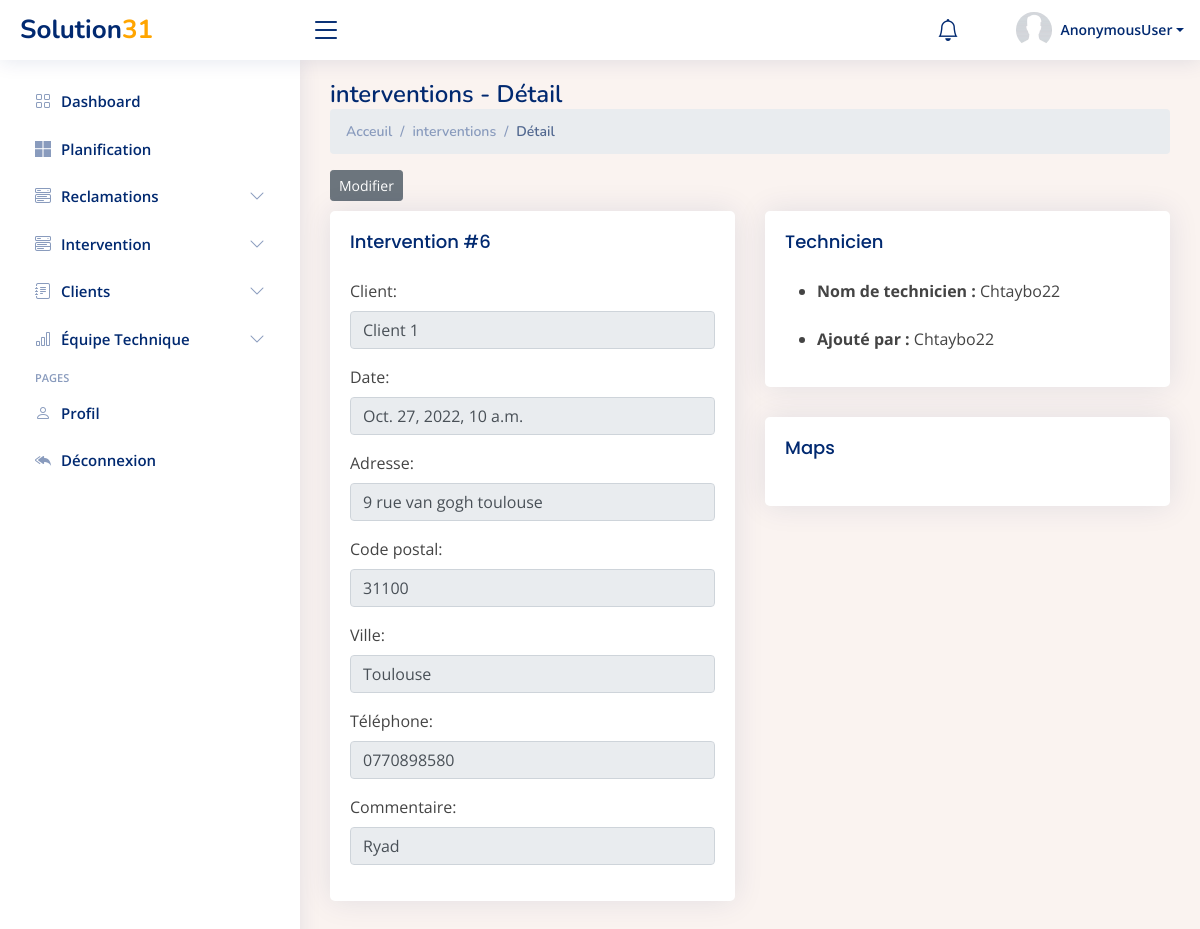
The page /interventions/Détail/6 on the database its author committed.
### Dashboard/models.py (models this page shows, shortened)
class Intervention(models.Model):
    Date_Ajouté = models.DateTimeField(auto_now_add=True)
    Nom_Client= models.CharField(max_length=100, blank=False , null=False)
    Numéro = models.CharField(max_length=100, blank=False , null=False)
    Ville = models.CharField(max_length=100, blank=False , null=False)
    Date=models.DateField(null=True,blank=True)
    Address = models.CharField(max_length=100, blank=False , null=False)
    Code_postal = models.IntegerField()
    Par= models.ForeignKey(UserProfile, on_delete=models.SET_NULL, null=True, blank=True, )
    technicien = models.ForeignKey(Technicien, on_delete=models.SET_NULL, null=True, blank=True)
    reclamation = models.ForeignKey(Reclamation, on_delete=models.SET_NULL, null=True, blank=True)
    Commentaire = models.CharField(max_length=500, blank=True, null=True)
    Prix = models.IntegerField(blank=True, null=True)
    Status = models.CharField(max_length=500,choices=CHOICES, default='en attendant', blank=True, null=True)
    valeur =models.IntegerField(default=1)

class  UserProfile(models.Model):
    user = models.OneToOneField(User,related_name='userprofile', on_delete=models.SET_NULL,null=True)
    Nom = models.CharField(max_length=100, blank=False , null=False)
    Prénom = models.CharField(max_length=100, blank=True , null=True)
    Addresse = models.CharField(max_length=100, blank=True , null=True)
    Ville = models.CharField(max_length=100, blank=True , null=True)
    Téléphone = models.CharField(max_length=100, blank=True , null=True)
    Email = models.EmailField(blank=False , null=False)
    def __str__(self):
        return self.user.username

### Dashboard/views.py (called while the page is built)
def intervention_detail(request,pk):
    int = Intervention.objects.get(pk=pk)
    date = datetime.now().date()
    print(date)
    interventions = Intervention.objects.all()
    addresses= int.Address
    location = geocoder.osm(addresses)
    lat = location.lat
    lng = location.lng
    country = location.country
    map = folium.Map(location=[45,5],zoom_start=6)
    folium.Marker([lat,lng],tooltip='Cliquer pour plus de détails',popup=country).add_to(map)
    map =map._repr_html_()
    context={'int':int , 'date':date,'map':map}
    return render(request, 'Dashboard/intervention_detail.html',context)

### Dashboard/templates/Dashboard/intervention_detail.html (shortened to what this page needs)
{% extends 'Dashboard/main.html' %}
{% block content %}
  <main id="main" class="main">
    <div class="pagetitle">
      <h1>interventions - Détail</h1>
      <nav>
        <ol class="breadcrumb">
          <li class="breadcrumb-item"><a href="index.html">Acceuil</a></li>
          <li class="breadcrumb-item">interventions</li>
          <li class="breadcrumb-item active">Détail</li>
        </ol>
        <a href="{% url 'Edit_intervention'  int.id %}"><button type="button" class="btn btn-secondary btn-sm" >Modifier</button> </a>
      </nav>
    </div>
    <section class="section">
      <div class="row">
        <div class="col-lg-6">
        <div class="card">
  <div class="card-body">
    <h5 class="card-title">Intervention #{{int.id}}</h5>
    <div class="form-group mb-3">
      <label for="client">Client:</label>
      <input type="text" class="form-control" id="client" value="{{int.Nom_Client}}" readonly>
    </div>
    <div class="form-group mb-3">
      <label for="date">Date:</label>
      <input type="text" class="form-control" id="date" value="{{int.Date_Ajouté}}" readonly>
    </div>
    <div class="form-group mb-3">
      <label for="adresse">Adresse:</label>
      <input type="text" class="form-control" id="adresse" value="{{int.Address}}" readonly>
    </div>
    <div class="form-group mb-3">
      <label for="codePostal">Code postal:</label>
      <input type="text" class="form-control" id="codePostal" value="{{int.Code_postal}}" readonly>
    </div>
    <div class="form-group mb-3">
      <label for="ville">Ville:</label>
      <input type="text" class="form-control" id="ville" value="{{int.Ville}}" readonly>
    </div>
    <div class="form-group mb-3">
      <label for="telephone">Téléphone:</label>
      <input type="text" class="form-control" id="telephone" value="{{int.Numéro}}" readonly>
    </div>
    <div class="form-group mb-3">
      <label for="commentaire">Commentaire:</label>
      <input type="text" class="form-control" id="commentaire" value="{{int.Commentaire}}" readonly>
    </div>
  </div>
</div>
        </div>
        <div class="col-lg-6">
          <div class="card">
            <div class="card-body">
              <h5 class="card-title">Technicien</h5>
                    <ul>
                      <li><strong>Nom de technicien :</strong> {{int.Par}}</li>
                      <br>
                      <li><strong>Ajouté par :</strong> {{int.Par}}</li>
                    </ul>
            </div>
          </div>
          <div class="card">
            <div class="card-body">
              <h5 class="card-title" style="width:100px">Maps</h5>
            </div>
          </div>
        </div>
      </div>
    </section>
  </main>
{% endblock content %}

### Dashboard/static/Dashboard/assets/css/main.css (style rules this page uses)
:root { --fc-daygrid-event-dot-width: 8px; }
:root { --fc-list-event-dot-width: 10px; --fc-list-event-hover-bg-color: #f5f5f5; }

### Dashboard/static/Dashboard/assets/css/style.css (style rules this page uses)
:root { scroll-behavior: smooth; }
body { font-family: "Open Sans", sans-serif; background: #f6f9ff; color: #444444; }
a { color: #4154f1; text-decoration: none; }
h1, h2, h3, h4, h5, h6 { font-family: "Nunito", sans-serif; }
#main { margin-top: 60px; padding: 20px 30px; transition: all 0.3s; }
.pagetitle { margin-bottom: 10px; }
.pagetitle h1 { font-size: 24px; margin-bottom: 0; font-weight: 600; color: #012970; }
.card { margin-bottom: 30px; border: none; border-radius: 5px; box-shadow: 0px 0 30px rgba(1, 41, 112, 0.1); }
.card-title { padding: 20px 0 15px 0; font-size: 18px; font-weight: 500; color: #012970; font-family: "Poppins", sans-serif; }
.card-body { padding: 0 20px 20px 20px; }
.breadcrumb { font-size: 14px; font-family: "Nunito", sans-serif; color: #899bbd; font-weight: 600; }
.breadcrumb a { color: #899bbd; transition: 0.3s; }
.breadcrumb .breadcrumb-item::before { color: #899bbd; }
.breadcrumb .active { color: #51678f; font-weight: 600; }
@media (min-width: 1200px) { #main, #footer { margin-left: 300px; } }

### rows shown on the page
Intervention: id "6", Nom_Client "Client 1", Date_Ajouté "Oct. 27, 2022, 10 a.m.", Address "9 rue van gogh toulouse", Code_postal "31100", Ville "Toulouse", Numéro "0770898580", Commentaire "Ryad", Par "Chtaybo22"

### other values the page prints
{{ request.user }} "AnonymousUser"
